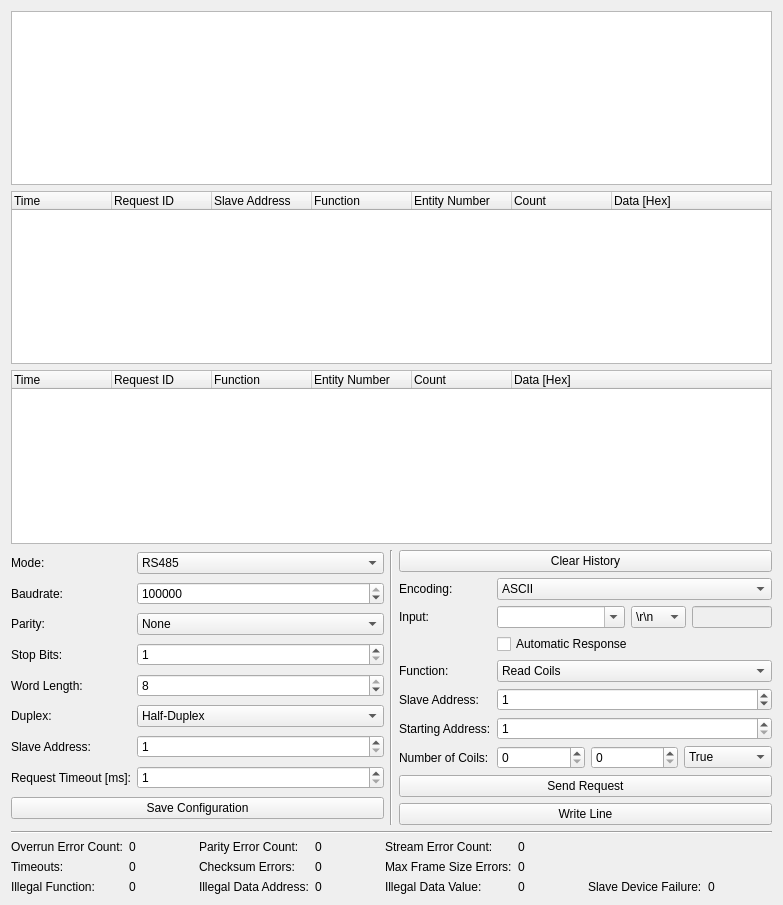
<?xml version="1.0" encoding="UTF-8"?>
<ui version="4.0">
 <class>RS485</class>
 <widget class="QWidget" name="RS485">
  <property name="geometry">
   <rect>
    <x>0</x>
    <y>0</y>
    <width>783</width>
    <height>905</height>
   </rect>
  </property>
  <property name="windowTitle">
   <string>Form</string>
  </property>
  <layout class="QVBoxLayout" name="verticalLayout">
   <item>
    <layout class="QGridLayout" name="gridLayout_3"/>
   </item>
   <item>
    <widget class="QPlainTextEdit" name="text">
     <property name="sizePolicy">
      <sizepolicy hsizetype="Expanding" vsizetype="Expanding">
       <horstretch>0</horstretch>
       <verstretch>2</verstretch>
      </sizepolicy>
     </property>
     <property name="minimumSize">
      <size>
       <width>675</width>
       <height>0</height>
      </size>
     </property>
     <property name="font">
      <font>
       <family>Ubuntu Mono</family>
      </font>
     </property>
     <property name="undoRedoEnabled">
      <bool>false</bool>
     </property>
     <property name="readOnly">
      <bool>true</bool>
     </property>
     <property name="plainText">
      <string/>
     </property>
     <property name="textInteractionFlags">
      <set>Qt::TextSelectableByKeyboard|Qt::TextSelectableByMouse</set>
     </property>
    </widget>
   </item>
   <item>
    <widget class="QTreeWidget" name="modbus_master_tree">
     <property name="sizePolicy">
      <sizepolicy hsizetype="Expanding" vsizetype="Expanding">
       <horstretch>0</horstretch>
       <verstretch>2</verstretch>
      </sizepolicy>
     </property>
     <property name="rootIsDecorated">
      <bool>false</bool>
     </property>
     <column>
      <property name="text">
       <string>Time</string>
      </property>
     </column>
     <column>
      <property name="text">
       <string>Request ID</string>
      </property>
     </column>
     <column>
      <property name="text">
       <string>Slave Address</string>
      </property>
     </column>
     <column>
      <property name="text">
       <string>Function</string>
      </property>
     </column>
     <column>
      <property name="text">
       <string>Entity Number</string>
      </property>
     </column>
     <column>
      <property name="text">
       <string>Count</string>
      </property>
     </column>
     <column>
      <property name="text">
       <string>Data [Hex]</string>
      </property>
     </column>
    </widget>
   </item>
   <item>
    <widget class="QTreeWidget" name="modbus_slave_tree">
     <property name="sizePolicy">
      <sizepolicy hsizetype="Expanding" vsizetype="Expanding">
       <horstretch>0</horstretch>
       <verstretch>2</verstretch>
      </sizepolicy>
     </property>
     <property name="rootIsDecorated">
      <bool>false</bool>
     </property>
     <column>
      <property name="text">
       <string>Time</string>
      </property>
     </column>
     <column>
      <property name="text">
       <string>Request ID</string>
      </property>
     </column>
     <column>
      <property name="text">
       <string>Function</string>
      </property>
     </column>
     <column>
      <property name="text">
       <string>Entity Number</string>
      </property>
     </column>
     <column>
      <property name="text">
       <string>Count</string>
      </property>
     </column>
     <column>
      <property name="text">
       <string>Data [Hex]</string>
      </property>
     </column>
    </widget>
   </item>
   <item>
    <layout class="QHBoxLayout" name="horizontalLayout_2">
     <item>
      <layout class="QGridLayout" name="gridLayout">
       <item row="2" column="0">
        <widget class="QLabel" name="label_3">
         <property name="text">
          <string>Parity:</string>
         </property>
        </widget>
       </item>
       <item row="6" column="1">
        <widget class="QSpinBox" name="modbus_slave_address_spinbox">
         <property name="minimum">
          <number>1</number>
         </property>
         <property name="maximum">
          <number>255</number>
         </property>
        </widget>
       </item>
       <item row="1" column="1">
        <widget class="QSpinBox" name="baudrate_spinbox">
         <property name="minimum">
          <number>100</number>
         </property>
         <property name="maximum">
          <number>2997070</number>
         </property>
         <property name="value">
          <number>115200</number>
         </property>
        </widget>
       </item>
       <item row="4" column="1">
        <widget class="QSpinBox" name="wordlength_spinbox">
         <property name="minimum">
          <number>5</number>
         </property>
         <property name="maximum">
          <number>8</number>
         </property>
         <property name="value">
          <number>8</number>
         </property>
        </widget>
       </item>
       <item row="4" column="0">
        <widget class="QLabel" name="label">
         <property name="text">
          <string>Word Length:</string>
         </property>
        </widget>
       </item>
       <item row="0" column="0">
        <widget class="QLabel" name="label_6">
         <property name="text">
          <string>Mode:</string>
         </property>
        </widget>
       </item>
       <item row="3" column="0">
        <widget class="QLabel" name="label_4">
         <property name="text">
          <string>Stop Bits:</string>
         </property>
        </widget>
       </item>
       <item row="6" column="0">
        <widget class="QLabel" name="modbus_slave_address_label">
         <property name="text">
          <string>Slave Address:</string>
         </property>
        </widget>
       </item>
       <item row="3" column="1">
        <widget class="QSpinBox" name="stopbits_spinbox">
         <property name="minimum">
          <number>1</number>
         </property>
         <property name="maximum">
          <number>2</number>
         </property>
        </widget>
       </item>
       <item row="2" column="1">
        <widget class="QComboBox" name="parity_combobox">
         <property name="sizePolicy">
          <sizepolicy hsizetype="Minimum" vsizetype="Fixed">
           <horstretch>0</horstretch>
           <verstretch>0</verstretch>
          </sizepolicy>
         </property>
         <item>
          <property name="text">
           <string>None</string>
          </property>
         </item>
         <item>
          <property name="text">
           <string>Odd</string>
          </property>
         </item>
         <item>
          <property name="text">
           <string>Even</string>
          </property>
         </item>
        </widget>
       </item>
       <item row="5" column="0">
        <widget class="QLabel" name="label_7">
         <property name="text">
          <string>Duplex:</string>
         </property>
        </widget>
       </item>
       <item row="1" column="0">
        <widget class="QLabel" name="label_2">
         <property name="text">
          <string>Baudrate:</string>
         </property>
        </widget>
       </item>
       <item row="8" column="0" colspan="2">
        <widget class="QPushButton" name="apply_button">
         <property name="sizePolicy">
          <sizepolicy hsizetype="Minimum" vsizetype="Fixed">
           <horstretch>1</horstretch>
           <verstretch>0</verstretch>
          </sizepolicy>
         </property>
         <property name="text">
          <string>Save Configuration</string>
         </property>
        </widget>
       </item>
       <item row="5" column="1">
        <widget class="QComboBox" name="duplex_combobox">
         <property name="sizePolicy">
          <sizepolicy hsizetype="Minimum" vsizetype="Fixed">
           <horstretch>0</horstretch>
           <verstretch>0</verstretch>
          </sizepolicy>
         </property>
         <item>
          <property name="text">
           <string>Half-Duplex</string>
          </property>
         </item>
         <item>
          <property name="text">
           <string>Full-Duplex</string>
          </property>
         </item>
        </widget>
       </item>
       <item row="0" column="1">
        <widget class="QComboBox" name="mode_combobox">
         <property name="sizePolicy">
          <sizepolicy hsizetype="Preferred" vsizetype="Fixed">
           <horstretch>9</horstretch>
           <verstretch>0</verstretch>
          </sizepolicy>
         </property>
         <item>
          <property name="text">
           <string>RS485</string>
          </property>
         </item>
         <item>
          <property name="text">
           <string>Modbus Master RTU</string>
          </property>
         </item>
         <item>
          <property name="text">
           <string>Modbus Slave RTU</string>
          </property>
         </item>
        </widget>
       </item>
       <item row="7" column="0">
        <widget class="QLabel" name="modbus_master_request_timeout_label">
         <property name="text">
          <string>Request Timeout [ms]:</string>
         </property>
        </widget>
       </item>
       <item row="7" column="1">
        <widget class="QSpinBox" name="modbus_master_request_timeout_spinbox">
         <property name="minimum">
          <number>1</number>
         </property>
         <property name="maximum">
          <number>60000</number>
         </property>
        </widget>
       </item>
      </layout>
     </item>
     <item>
      <widget class="Line" name="line_3">
       <property name="orientation">
        <enum>Qt::Vertical</enum>
       </property>
      </widget>
     </item>
     <item>
      <layout class="QGridLayout" name="gridLayout_2">
       <item row="7" column="1">
        <layout class="QHBoxLayout" name="horizontalLayout_4">
         <item>
          <widget class="QSpinBox" name="modbus_master_param2_dec_spinbox"/>
         </item>
         <item>
          <widget class="SpinBoxHex" name="modbus_master_param2_hex_spinbox">
           <property name="minimum">
            <number>0</number>
           </property>
           <property name="maximum">
            <number>65535</number>
           </property>
          </widget>
         </item>
         <item>
          <widget class="QComboBox" name="modbus_master_param2_bool_combobox">
           <item>
            <property name="text">
             <string>True</string>
            </property>
           </item>
           <item>
            <property name="text">
             <string>False</string>
            </property>
           </item>
          </widget>
         </item>
        </layout>
       </item>
       <item row="6" column="1">
        <widget class="LeadingZeroSpinBox" name="modbus_master_param1_spinbox">
         <property name="minimum">
          <number>1</number>
         </property>
         <property name="maximum">
          <number>65536</number>
         </property>
        </widget>
       </item>
       <item row="8" column="0" colspan="2">
        <widget class="QPushButton" name="modbus_master_send_button">
         <property name="text">
          <string>Send Request</string>
         </property>
        </widget>
       </item>
       <item row="6" column="0">
        <widget class="QLabel" name="modbus_master_param1_label">
         <property name="text">
          <string>Starting Address:</string>
         </property>
        </widget>
       </item>
       <item row="3" column="1">
        <widget class="QCheckBox" name="modbus_slave_respond_checkbox">
         <property name="sizePolicy">
          <sizepolicy hsizetype="Expanding" vsizetype="Fixed">
           <horstretch>9</horstretch>
           <verstretch>0</verstretch>
          </sizepolicy>
         </property>
         <property name="toolTip">
          <string>Automatically respond to Modbus requests with dummy data.</string>
         </property>
         <property name="text">
          <string>Automatic Response</string>
         </property>
        </widget>
       </item>
       <item row="7" column="0">
        <widget class="QLabel" name="modbus_master_param2_label">
         <property name="text">
          <string>Number of Coils:</string>
         </property>
        </widget>
       </item>
       <item row="9" column="0" colspan="2">
        <widget class="QPushButton" name="rs485_send_button">
         <property name="text">
          <string>Write Line</string>
         </property>
        </widget>
       </item>
       <item row="1" column="1">
        <widget class="QComboBox" name="text_type_combobox">
         <property name="sizePolicy">
          <sizepolicy hsizetype="Preferred" vsizetype="Fixed">
           <horstretch>9</horstretch>
           <verstretch>0</verstretch>
          </sizepolicy>
         </property>
         <item>
          <property name="text">
           <string>ASCII</string>
          </property>
         </item>
         <item>
          <property name="text">
           <string>Raw (Hex Bytes)</string>
          </property>
         </item>
        </widget>
       </item>
       <item row="5" column="0">
        <widget class="QLabel" name="modbus_master_slave_address_label">
         <property name="text">
          <string>Slave Address:</string>
         </property>
        </widget>
       </item>
       <item row="1" column="0">
        <widget class="QLabel" name="label_show_text_as">
         <property name="text">
          <string>Encoding:</string>
         </property>
        </widget>
       </item>
       <item row="0" column="0" colspan="2">
        <widget class="QPushButton" name="button_clear_text">
         <property name="sizePolicy">
          <sizepolicy hsizetype="Expanding" vsizetype="Fixed">
           <horstretch>1</horstretch>
           <verstretch>0</verstretch>
          </sizepolicy>
         </property>
         <property name="text">
          <string>Clear History</string>
         </property>
        </widget>
       </item>
       <item row="2" column="1">
        <layout class="QHBoxLayout" name="horizontalLayout_3">
         <item>
          <widget class="QComboBox" name="rs485_input_combobox">
           <property name="sizePolicy">
            <sizepolicy hsizetype="Preferred" vsizetype="Fixed">
             <horstretch>1</horstretch>
             <verstretch>0</verstretch>
            </sizepolicy>
           </property>
           <property name="editable">
            <bool>true</bool>
           </property>
           <property name="maxCount">
            <number>65534</number>
           </property>
           <property name="insertPolicy">
            <enum>QComboBox::InsertAtBottom</enum>
           </property>
          </widget>
         </item>
         <item>
          <widget class="QComboBox" name="rs485_input_line_ending_combobox">
           <property name="toolTip">
            <string>Line Ending</string>
           </property>
           <property name="currentIndex">
            <number>3</number>
           </property>
           <item>
            <property name="text">
             <string/>
            </property>
           </item>
           <item>
            <property name="text">
             <string>\n</string>
            </property>
           </item>
           <item>
            <property name="text">
             <string>\r</string>
            </property>
           </item>
           <item>
            <property name="text">
             <string>\r\n</string>
            </property>
           </item>
           <item>
            <property name="text">
             <string>\n\r</string>
            </property>
           </item>
           <item>
            <property name="text">
             <string>\0</string>
            </property>
           </item>
           <item>
            <property name="text">
             <string>Hex:</string>
            </property>
           </item>
          </widget>
         </item>
         <item>
          <widget class="QLineEdit" name="rs485_input_line_ending_lineedit">
           <property name="enabled">
            <bool>false</bool>
           </property>
           <property name="sizePolicy">
            <sizepolicy hsizetype="Fixed" vsizetype="Fixed">
             <horstretch>0</horstretch>
             <verstretch>0</verstretch>
            </sizepolicy>
           </property>
           <property name="maximumSize">
            <size>
             <width>80</width>
             <height>16777215</height>
            </size>
           </property>
          </widget>
         </item>
        </layout>
       </item>
       <item row="4" column="0">
        <widget class="QLabel" name="modbus_master_function_label">
         <property name="text">
          <string>Function:</string>
         </property>
        </widget>
       </item>
       <item row="2" column="0">
        <widget class="QLabel" name="rs485_input_label">
         <property name="text">
          <string>Input:</string>
         </property>
        </widget>
       </item>
       <item row="4" column="1">
        <widget class="QComboBox" name="modbus_master_function_combobox">
         <property name="sizePolicy">
          <sizepolicy hsizetype="Preferred" vsizetype="Fixed">
           <horstretch>9</horstretch>
           <verstretch>0</verstretch>
          </sizepolicy>
         </property>
         <item>
          <property name="text">
           <string>Read Coils</string>
          </property>
         </item>
         <item>
          <property name="text">
           <string>Read Holding Registers</string>
          </property>
         </item>
         <item>
          <property name="text">
           <string>Write Single Coil</string>
          </property>
         </item>
         <item>
          <property name="text">
           <string>Write Single Register</string>
          </property>
         </item>
         <item>
          <property name="text">
           <string>Write Multiple Coils</string>
          </property>
         </item>
         <item>
          <property name="text">
           <string>Write Multiple Registers</string>
          </property>
         </item>
         <item>
          <property name="text">
           <string>Read Discrete Inputs</string>
          </property>
         </item>
         <item>
          <property name="text">
           <string>Read Input Registers</string>
          </property>
         </item>
        </widget>
       </item>
       <item row="10" column="0" colspan="2">
        <spacer name="verticalSpacer">
         <property name="orientation">
          <enum>Qt::Vertical</enum>
         </property>
         <property name="sizeHint" stdset="0">
          <size>
           <width>20</width>
           <height>0</height>
          </size>
         </property>
        </spacer>
       </item>
       <item row="5" column="1">
        <widget class="QSpinBox" name="modbus_master_slave_address_spinbox">
         <property name="maximum">
          <number>255</number>
         </property>
         <property name="value">
          <number>1</number>
         </property>
        </widget>
       </item>
      </layout>
     </item>
    </layout>
   </item>
   <item>
    <widget class="Line" name="line_2">
     <property name="orientation">
      <enum>Qt::Horizontal</enum>
     </property>
    </widget>
   </item>
   <item>
    <widget class="QWidget" name="widget_errors" native="true">
     <layout class="QGridLayout" name="gridLayout_5">
      <property name="leftMargin">
       <number>0</number>
      </property>
      <property name="topMargin">
       <number>0</number>
      </property>
      <property name="rightMargin">
       <number>0</number>
      </property>
      <property name="bottomMargin">
       <number>0</number>
      </property>
      <item row="0" column="0">
       <layout class="QGridLayout" name="gridLayout_4">
        <item row="1" column="2">
         <widget class="QLabel" name="label_error_modbus_checksum_name">
          <property name="text">
           <string>Checksum Errors:</string>
          </property>
         </widget>
        </item>
        <item row="1" column="0">
         <widget class="QLabel" name="label_error_modbus_timeout_name">
          <property name="text">
           <string>Timeouts:</string>
          </property>
         </widget>
        </item>
        <item row="1" column="4">
         <widget class="QLabel" name="label_error_modbus_frame_size_name">
          <property name="text">
           <string>Max Frame Size Errors:</string>
          </property>
         </widget>
        </item>
        <item row="2" column="7">
         <widget class="QLabel" name="label_error_modbus_slave_device_failure">
          <property name="sizePolicy">
           <sizepolicy hsizetype="Preferred" vsizetype="Preferred">
            <horstretch>1</horstretch>
            <verstretch>0</verstretch>
           </sizepolicy>
          </property>
          <property name="text">
           <string>0</string>
          </property>
         </widget>
        </item>
        <item row="1" column="5">
         <widget class="QLabel" name="label_error_modbus_frame_size">
          <property name="sizePolicy">
           <sizepolicy hsizetype="Preferred" vsizetype="Preferred">
            <horstretch>1</horstretch>
            <verstretch>0</verstretch>
           </sizepolicy>
          </property>
          <property name="text">
           <string>0</string>
          </property>
         </widget>
        </item>
        <item row="1" column="3">
         <widget class="QLabel" name="label_error_modbus_checksum">
          <property name="sizePolicy">
           <sizepolicy hsizetype="Preferred" vsizetype="Preferred">
            <horstretch>1</horstretch>
            <verstretch>0</verstretch>
           </sizepolicy>
          </property>
          <property name="text">
           <string>0</string>
          </property>
         </widget>
        </item>
        <item row="2" column="6">
         <widget class="QLabel" name="label_error_modbus_slave_device_failure_name">
          <property name="text">
           <string>Slave Device Failure:</string>
          </property>
         </widget>
        </item>
        <item row="2" column="0">
         <widget class="QLabel" name="label_error_modbus_illegal_function_name">
          <property name="text">
           <string>Illegal Function:</string>
          </property>
         </widget>
        </item>
        <item row="1" column="1">
         <widget class="QLabel" name="label_error_modbus_timeout">
          <property name="sizePolicy">
           <sizepolicy hsizetype="Preferred" vsizetype="Preferred">
            <horstretch>1</horstretch>
            <verstretch>0</verstretch>
           </sizepolicy>
          </property>
          <property name="text">
           <string>0</string>
          </property>
         </widget>
        </item>
        <item row="2" column="2">
         <widget class="QLabel" name="label_error_modbus_illegal_data_address_name">
          <property name="text">
           <string>Illegal Data Address:</string>
          </property>
         </widget>
        </item>
        <item row="2" column="1">
         <widget class="QLabel" name="label_error_modbus_illegal_function">
          <property name="sizePolicy">
           <sizepolicy hsizetype="Preferred" vsizetype="Preferred">
            <horstretch>1</horstretch>
            <verstretch>0</verstretch>
           </sizepolicy>
          </property>
          <property name="text">
           <string>0</string>
          </property>
         </widget>
        </item>
        <item row="2" column="5">
         <widget class="QLabel" name="label_error_modbus_illegal_data_value">
          <property name="sizePolicy">
           <sizepolicy hsizetype="Preferred" vsizetype="Preferred">
            <horstretch>1</horstretch>
            <verstretch>0</verstretch>
           </sizepolicy>
          </property>
          <property name="text">
           <string>0</string>
          </property>
         </widget>
        </item>
        <item row="2" column="3">
         <widget class="QLabel" name="label_error_modbus_illegal_data_address">
          <property name="sizePolicy">
           <sizepolicy hsizetype="Preferred" vsizetype="Preferred">
            <horstretch>1</horstretch>
            <verstretch>0</verstretch>
           </sizepolicy>
          </property>
          <property name="text">
           <string>0</string>
          </property>
         </widget>
        </item>
        <item row="2" column="4">
         <widget class="QLabel" name="label_error_modbus_illegal_data_value_name">
          <property name="text">
           <string>Illegal Data Value:</string>
          </property>
         </widget>
        </item>
        <item row="0" column="0">
         <widget class="QLabel" name="label_error_overrun_name">
          <property name="text">
           <string>Overrun Error Count:</string>
          </property>
         </widget>
        </item>
        <item row="0" column="1">
         <widget class="QLabel" name="label_error_overrun">
          <property name="sizePolicy">
           <sizepolicy hsizetype="Preferred" vsizetype="Preferred">
            <horstretch>1</horstretch>
            <verstretch>0</verstretch>
           </sizepolicy>
          </property>
          <property name="text">
           <string>0</string>
          </property>
         </widget>
        </item>
        <item row="0" column="2">
         <widget class="QLabel" name="label_error_parity_name">
          <property name="text">
           <string>Parity Error Count:</string>
          </property>
         </widget>
        </item>
        <item row="0" column="3">
         <widget class="QLabel" name="label_error_parity">
          <property name="sizePolicy">
           <sizepolicy hsizetype="Preferred" vsizetype="Preferred">
            <horstretch>1</horstretch>
            <verstretch>0</verstretch>
           </sizepolicy>
          </property>
          <property name="text">
           <string>0</string>
          </property>
         </widget>
        </item>
        <item row="0" column="4">
         <widget class="QLabel" name="label_error_stream_name">
          <property name="text">
           <string>Stream Error Count:</string>
          </property>
         </widget>
        </item>
        <item row="0" column="5">
         <widget class="QLabel" name="label_error_stream">
          <property name="sizePolicy">
           <sizepolicy hsizetype="Preferred" vsizetype="Preferred">
            <horstretch>1</horstretch>
            <verstretch>0</verstretch>
           </sizepolicy>
          </property>
          <property name="text">
           <string>0</string>
          </property>
         </widget>
        </item>
       </layout>
      </item>
     </layout>
    </widget>
   </item>
  </layout>
 </widget>
 <customwidgets>
  <customwidget>
   <class>SpinBoxHex</class>
   <extends>QSpinBox</extends>
   <header>brickv.spin_box_hex</header>
  </customwidget>
  <customwidget>
   <class>LeadingZeroSpinBox</class>
   <extends>QSpinBox</extends>
   <header>brickv.leading_zero_spin_box</header>
  </customwidget>
 </customwidgets>
 <tabstops>
  <tabstop>parity_combobox</tabstop>
  <tabstop>stopbits_spinbox</tabstop>
  <tabstop>wordlength_spinbox</tabstop>
  <tabstop>apply_button</tabstop>
 </tabstops>
 <resources/>
 <connections/>
</ui>
